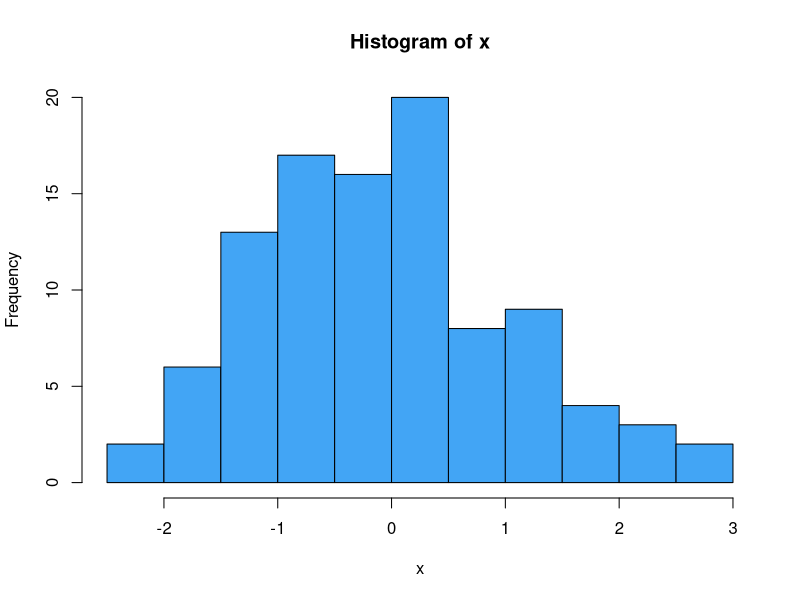
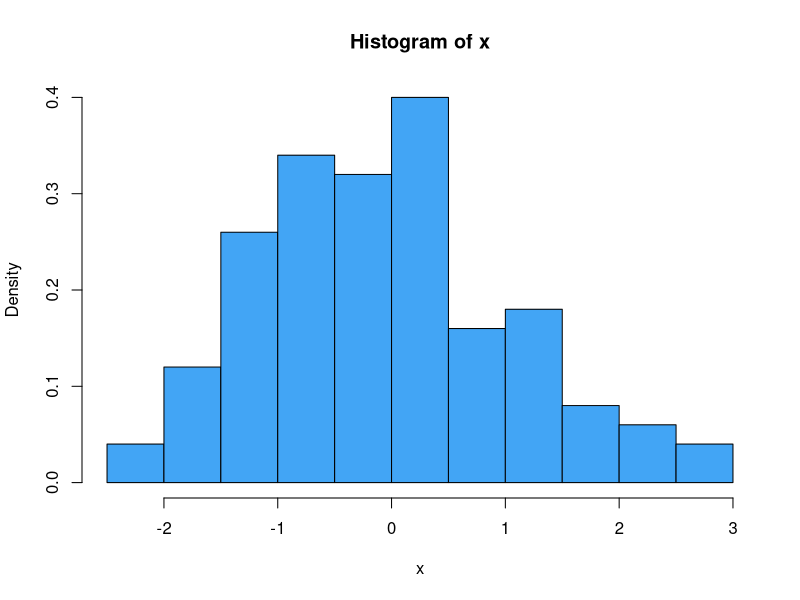

R code for these plots, in order: (Note: this script raises an error after producing the figures.)
## ---- chunk 1
x <- rnorm(100, 0, 1)
hist(x, freq=TRUE, col = "#42A5F5")
## ---- chunk 2
hist(x, freq=FALSE, col = "#42A5F5")
## ---- chunk 3
#| label: ogrande
#| echo: false
#| out-width: ~
#| fig-cap: |
#|   Ejemplo gráfico de la notación Big-O.
#| fig-align: center
#| fig-cap-location: margin
knitr::include_graphics("https://www.baeldung.com/wp-content/uploads/sites/4/2021/06/ogn-292x300-1.png", dpi = 270)
## ---- chunk 4
#| label: ogrande2
#| echo: false
#| out-width: ~
#| fig-cap: |
#|   Ejemplo gráfico de la notación Big-O.
#| fig-align: center
#| fig-cap-location: margin
#| out.width: "30%"
knitr::include_graphics("C:/Users/dofca/Desktop/libro/images/ogrande2.png", dpi = 270)
